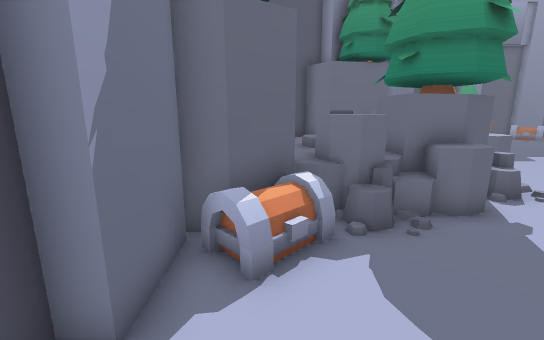
View 1 (above)

24 first-person views from a walk through a Godot game level. The camera is 1.2 m above the floor, tilts 12° down and sees 90° across. The floor is counted in squares, 0.5 m on a side. Each view is taken from the middle of a square. On the plan, view 1 faces up. The plan holds only what a view shows up to about 18 squares ahead; the rest is blank. The place goes on beyond the plan. Characters and animated objects are left out.

View 2
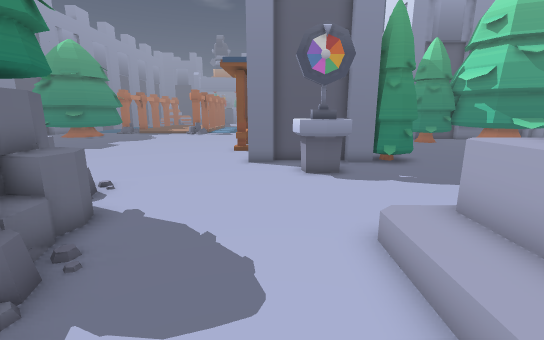

View 3
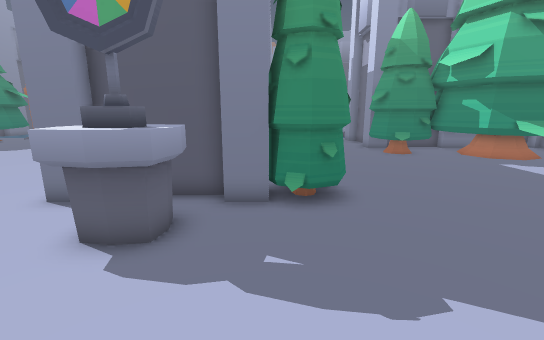

View 4
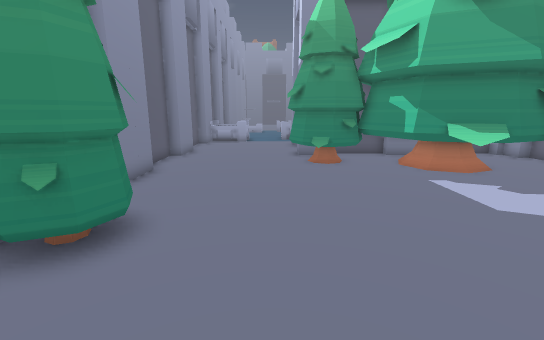

View 5
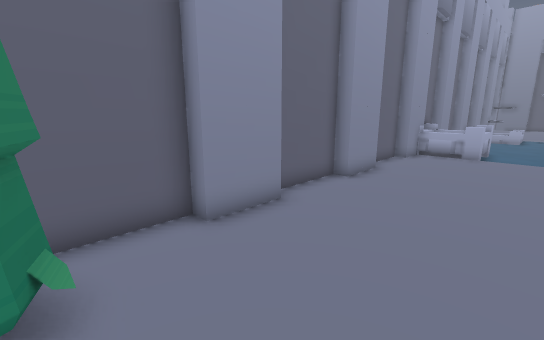

View 6
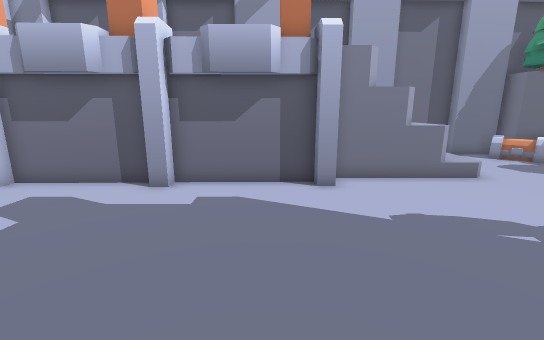

View 7
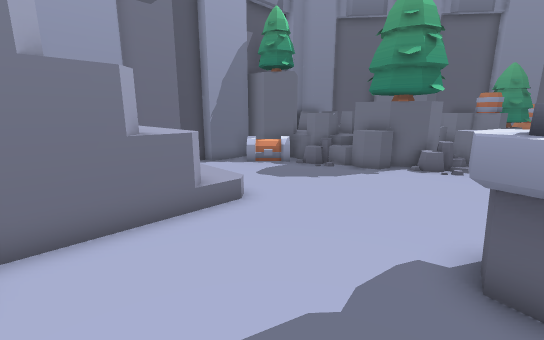

View 8
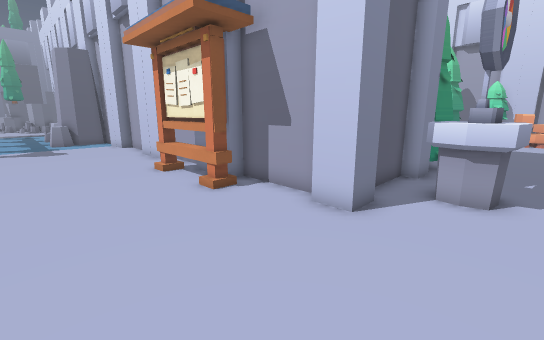

View 9
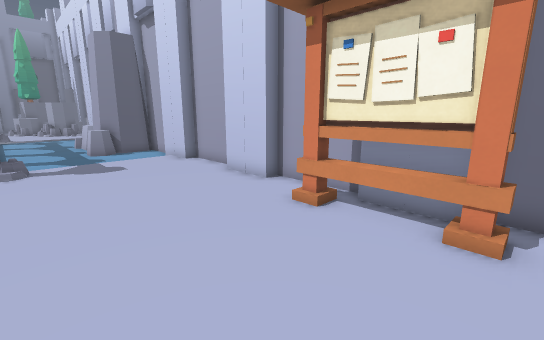

View 10
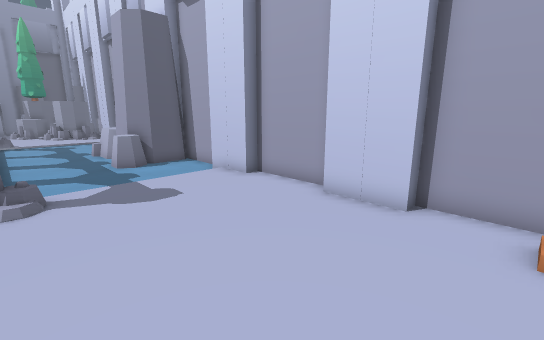

View 11
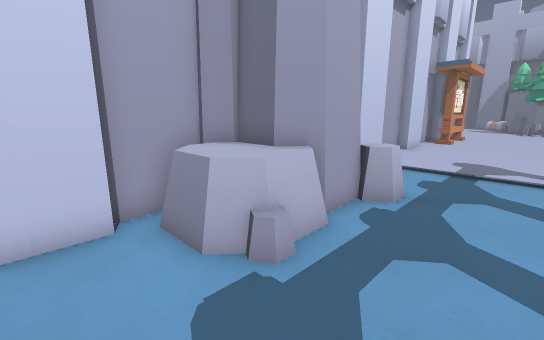

View 12
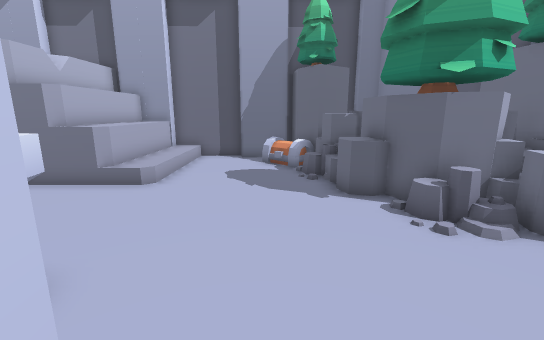

View 13
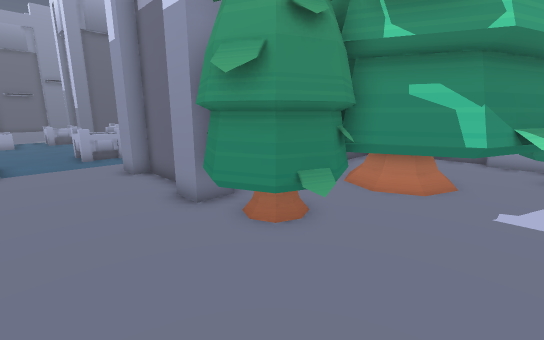

View 14
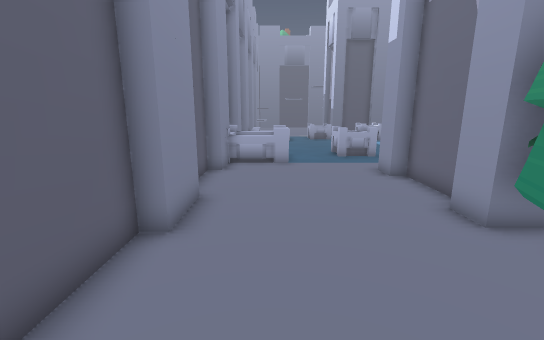

View 15
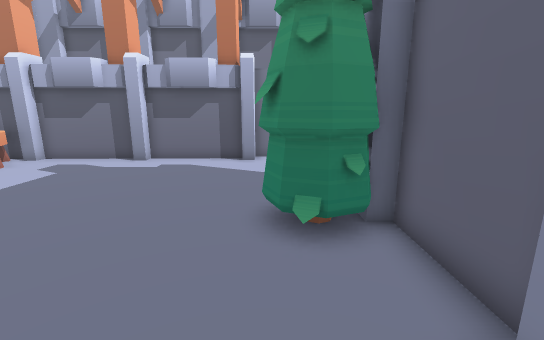

View 16
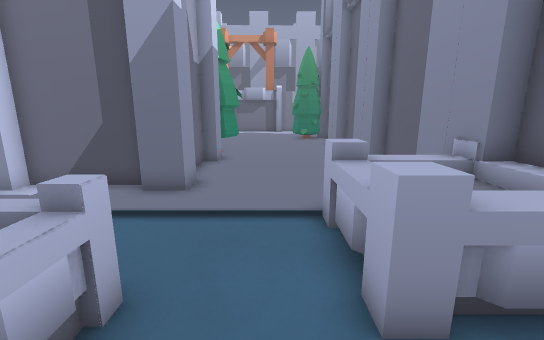

View 17
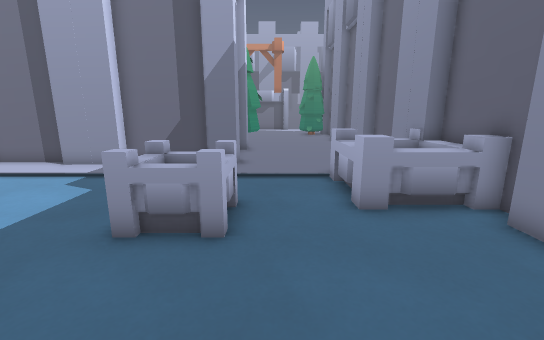

View 18
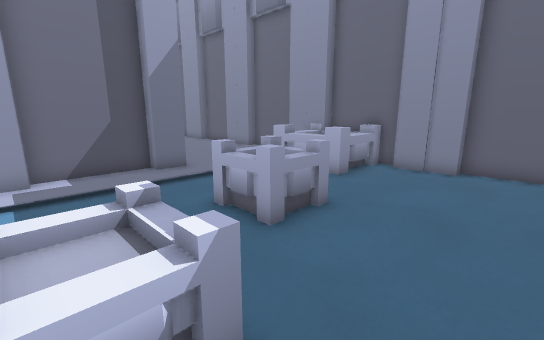

View 19
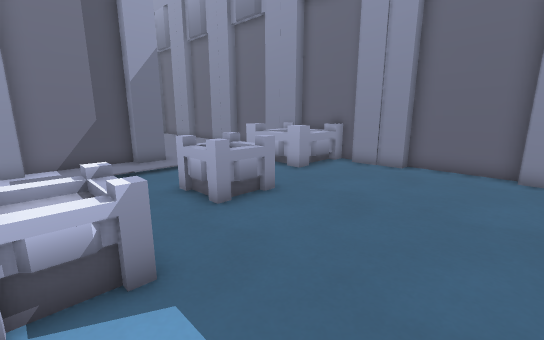

View 20
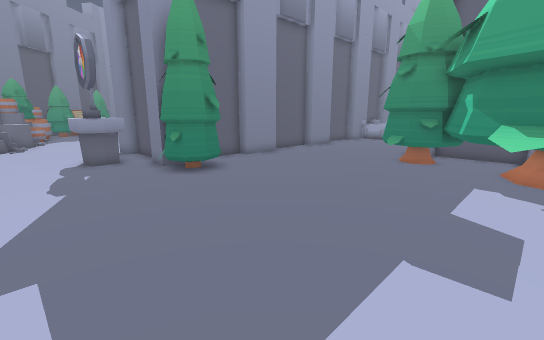

View 21
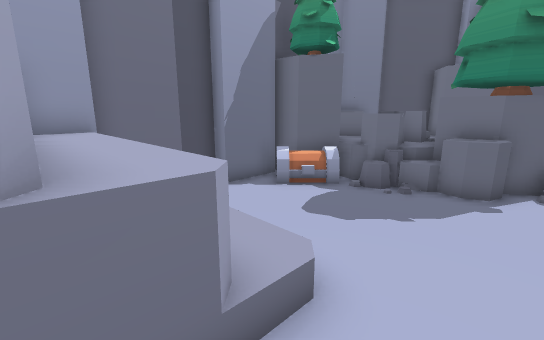

View 22
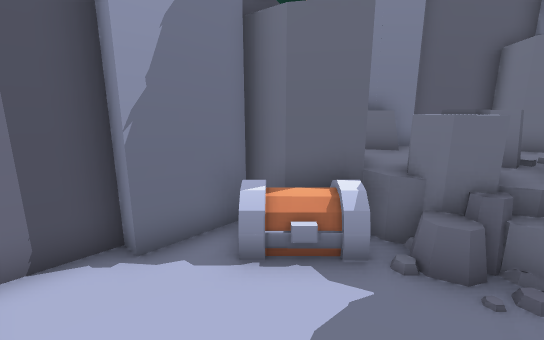

View 23
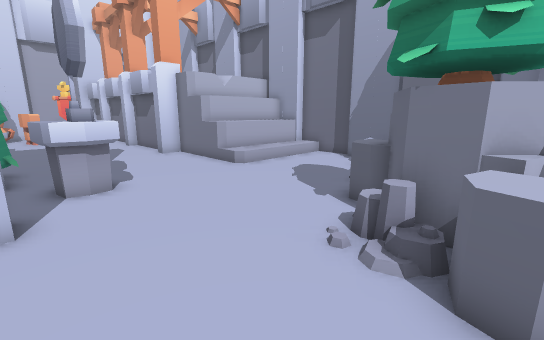

View 24
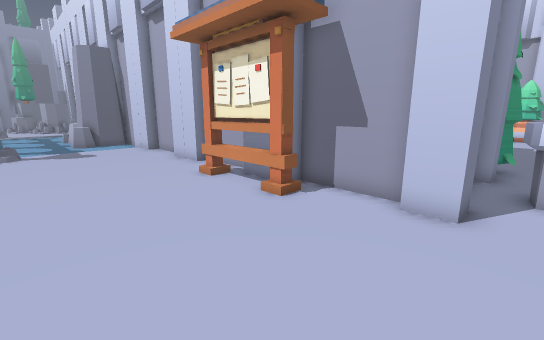

### Floor plan
Key: @ floor where view 1 was taken; # wall or solid block; . main floor; : floor 0.25 m higher than the main floor; + floor 0.5 m higher than the main floor; = window, fence, low wall or low ledge; ^ raised ledge; T tree; R rock; C chest; S stone; L column; O other object.
Columns run from 2 left of view 1 to 43 right of it. Each row starts with its distance up from view 1.
 10 RRR  RTRRRRR....................
  9 RRRR TTTTTR...................................
  8 RRRR RTTTT....................................
  7   RRRRTTT.....................................
  6   CCSSRR.............................SS.SSO...
  5 #RCC.................................SSSSSSS..
  4 #CC...............######.............S  SSSS..
  3 #.............######  ###############S# SSS ##
  2 #.............##                #        SSS
  1 #..........LLL#
  0 #O@........L#L#
 -1 #=OOOOO....LLL##
 -2 ^^^^^^^.......##################  #^^########
 -3 ^^^^^^^.......T#T..###...####..###^^^###....#
 -4 #^^^ ^^.......T:T................^^ ^........
 -5       #.......TTT................^^^^........
 -6       ##.........................^^^^........
 -7        #.....................................
 -8        #.....................................
 -9        #...............TTT..........^^^......
-10        #..............T++T######....^ ^......
-11        #..............T++T#    #....^^^......
-12        #.............TTTT #    #.............
-13        #............TTTT T#    #............
-14        #...........TTTTTTT#    #......^^^..
-15        #...........TTTTTT T    #......^^^.. .

Where each view was taken, in squares from view 1:
view 1: 0 up, 0 right, facing up
view 2: 2 up, 1 left, facing right
view 3: 3 down, 5 right, facing right
view 4: 8 down, 8 right, facing right
view 5: 8 down, 14 right, facing up-right
view 6: 8 down, 14 right, facing left
view 7: 5 down, 10 right, facing up-left
view 8: 9 up, 9 right, facing down-right
view 9: 10 up, 16 right, facing down-right
view 10: 10 up, 21 right, facing down-right
view 11: 9 up, 43 right, facing down-left
view 12: 4 up, 13 right, facing left
view 13: 6 down, 17 right, facing down-right
view 14: 5 down, 18 right, facing right
view 15: 5 down, 19 right, facing left
view 16: 7 down, 37 right, facing left
view 17: 8 down, 41 right, facing left
view 18: 15 down, 40 right, facing up-left
view 19: 15 down, 42 right, facing up-left
view 20: 15 down, 7 right, facing up-right
view 21: 3 down, 6 right, facing up-left
view 22: 1 up, 3 right, facing up-left
view 23: 10 up, 12 right, facing down-left
view 24: 10 up, 11 right, facing down-right
